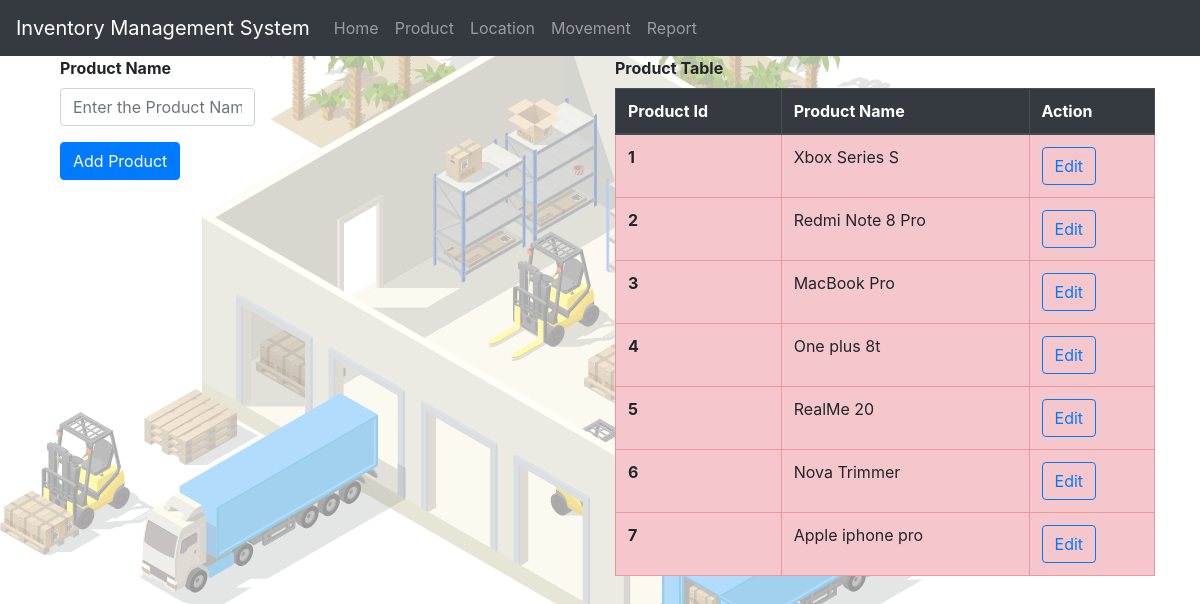
/product, run on an earlier commit of the app's database.
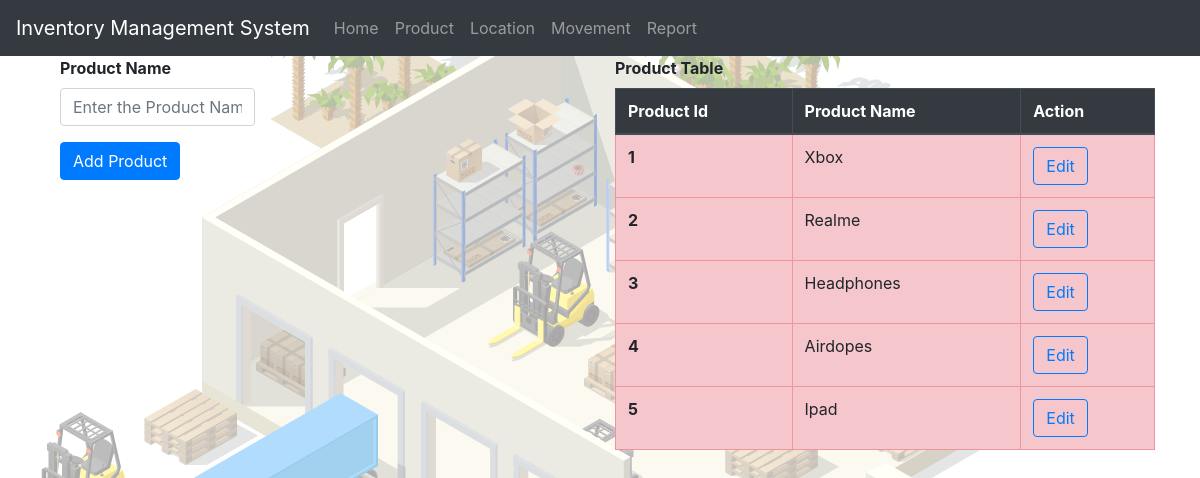
And on a later commit of the database.
### app.py (models this page shows, shortened)
class Product(db.Model):
    _id = db.Column( db.Integer, primary_key=True)
    pro_name = db.Column(db.String(50),nullable=False)

### app.py (the view, shortened to what this page needs)
@app.route("/product", methods = ["GET","POST"])
def product():
    products = Product.query.all()
    return render_template('product.html',products = products)

### templates/product.html (shortened to what this page needs)
{% extends 'index.html' %}
{% block content %}
<div class="container">
  <div class="row row-cols-2">
    <div class="col-sm-6">
      <form action="{{ url_for('product') }}" method="POST">
        <div class="form-group col-md-5">
            <label for="pro_name" ><b>Product Name</b></label>
            <input required type="text" class="form-control" id="pro_name" name="pro_name" placeholder="Enter the Product Name" >
          </div>
          <div class="form-group col-md-6">
            <button type="submit" class="btn btn-primary">Add Product</button>
          </div>
    </form>
    </div>
    <div class="col-sm-6">
      <label for="pro_name" ><b>Product Table</b></label>
      <table class="table table-hover table-bordered table-danger">
        <thead class="thead-dark">
          <tr>
            <th scope="col">Product Id</th>
            <th scope="col">Product Name</th>
            <th scope="col">Action</th>
          </tr>
        </thead>
        <tbody>
          {% for product in products %}
            <tr>
              <th> {{ loop.index }} </th>
              <td>{{ product.pro_name }}</td>
              <td>
                <button type="button" class="btn btn-outline-primary" data-toggle="modal" data-target="#editProduct{{product._id}}" >Edit</button>
              </td>
            </tr>
            {% endfor %}
        </tbody>
      </table>
    </div>
  </div>
</div>
{% endblock %}

What changed in the data, as far as the page shows it:
removed Product: pro_name "RealMe 20"
removed Product: pro_name "Nova Trimmer"
removed Product: pro_name "Apple iphone pro"
changed Product: pro_name "Xbox Series S" → "Xbox"
added Product: pro_name "Realme"
changed Product: pro_name "Redmi Note 8 Pro" → "Headphones"
changed Product: pro_name "MacBook Pro" → "Airdopes"
changed Product: pro_name "One plus 8t" → "Ipad"
